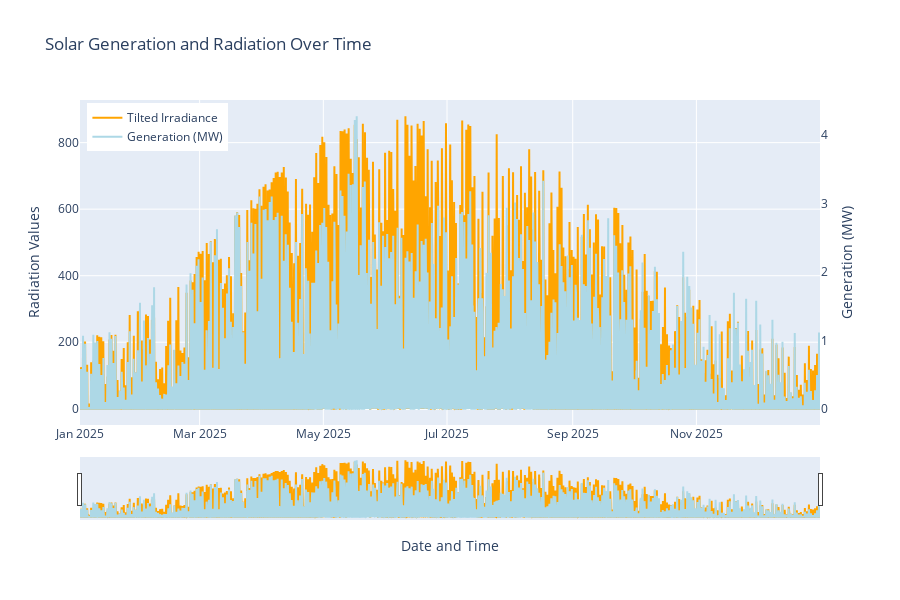

The code cell stored with this chart in its notebook:
### Markdown cell above
#### There is complete data for 2025 given there are 8760 hours in the year with zero NaN values!

### Code cell
import plotly.graph_objects as go
import pandas as pd

# Work on a copy to avoid mutating the original
df = gen_weather_merged_df.copy()

# Create a datetime column from the index (no extra tz handling)
df['datetime_gmt'] = pd.to_datetime(df.index)

# Create a Plotly figure
fig = go.Figure()

# Add line trace for shortwave radiation
fig.add_trace(go.Scatter(
    x=df['datetime_gmt'],
    y=df['global_tilted_irradiance_instant'],
    mode='lines',
    name='Tilted Irradiance',
    line=dict(color='orange')
))

# Add line trace for generation, setting secondary y-axis
fig.add_trace(go.Scatter(
    x=df['datetime_gmt'],
    y=df['generation_mw'],
    mode='lines',
    name='Generation (MW)',
    line=dict(color='lightblue'),
    yaxis='y2'
))

# Update layout to add a second y-axis
fig.update_layout(
    title='Solar Generation and Radiation Over Time',
    xaxis_title='Date and Time',
    yaxis_title='Radiation Values',
    yaxis2=dict(
        title='Generation (MW)',
        overlaying='y',
        side='right',
        showgrid=False
    ),
    xaxis=dict(rangeslider=dict(visible=True)),
    legend=dict(x=0.01, y=0.99),
    height=600
)

# Show the plot
fig.show()

### Figure 1 — Plotly figure (JSON) as saved in the notebook; plotly's stock layout.template omitted (floating-point values rounded to 4 significant figures; data arrays with more than 128 entries replaced by an {"elided": "..."} marker saying what was removed)
{"data": [{"line": {"color": "orange"}, "mode": "lines", "name": "Tilted Irradiance", "type": "scatter", "x": {"elided": "8760 str values"}, "y": {"elided": "8760 float values"}}, {"line": {"color": "lightblue"}, "mode": "lines", "name": "Generation (MW)", "type": "scatter", "x": {"elided": "8760 str values"}, "y": {"elided": "8760 float values"}, "yaxis": "y2"}], "layout": {"height": 600, "legend": {"x": 0.01, "y": 0.99}, "title": {"text": "Solar Generation and Radiation Over Time"}, "xaxis": {"rangeslider": {"visible": true}, "title": {"text": "Date and Time"}}, "yaxis": {"title": {"text": "Radiation Values"}}, "yaxis2": {"overlaying": "y", "showgrid": false, "side": "right", "title": {"text": "Generation (MW)"}}}}
